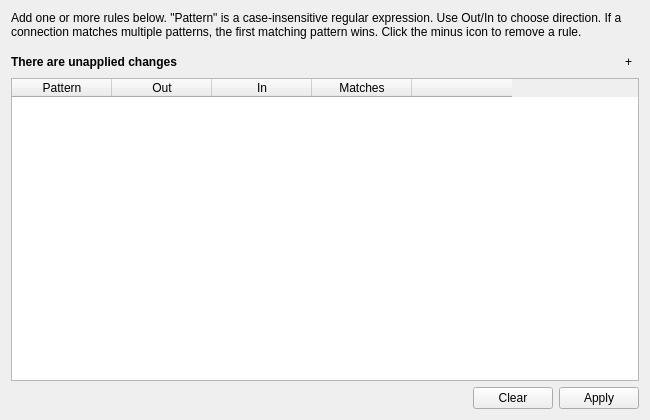
<?xml version="1.0" encoding="UTF-8"?>
<ui version="4.0">
 <class>SimulateOverflows</class>
 <widget class="QWidget" name="SimulateOverflows">
  <property name="geometry">
   <rect>
    <x>0</x>
    <y>0</y>
    <width>650</width>
    <height>420</height>
   </rect>
  </property>
  <property name="windowTitle">
   <string>Simulate Overflows</string>
  </property>
  <layout class="QVBoxLayout" name="verticalLayout">
   <item>
    <widget class="QLabel" name="explanationLabel">
     <property name="text">
      <string>Add one or more rules below. "Pattern" is a case-insensitive regular expression. Use Out/In to choose direction. If a connection matches multiple patterns, the first matching pattern wins. Click the minus icon to remove a rule.</string>
     </property>
     <property name="wordWrap">
      <bool>true</bool>
     </property>
     <property name="alignment">
      <set>Qt::AlignLeading|Qt::AlignLeft|Qt::AlignTop</set>
     </property>
    </widget>
   </item>
   <item>
    <spacer name="topSpacer">
     <property name="orientation">
      <enum>Qt::Vertical</enum>
     </property>
     <property name="sizeHint" stdset="0">
      <size>
       <width>20</width>
       <height>6</height>
      </size>
     </property>
    </spacer>
   </item>
   <item>
    <layout class="QHBoxLayout" name="topActionLayout">
     <item>
      <widget class="QLabel" name="unappliedLabel">
       <property name="text">
        <string>There are unapplied changes</string>
       </property>
       <property name="visible">
        <bool>false</bool>
       </property>
       <property name="font">
        <font>
         <bold>true</bold>
        </font>
       </property>
      </widget>
     </item>
     <item>
      <spacer name="topActionStretch">
       <property name="orientation">
        <enum>Qt::Horizontal</enum>
       </property>
       <property name="sizeType">
        <enum>QSizePolicy::Expanding</enum>
       </property>
       <property name="sizeHint" stdset="0">
        <size>
         <width>40</width>
         <height>20</height>
        </size>
       </property>
      </spacer>
     </item>
     <item>
      <widget class="QToolButton" name="addRowButton">
       <property name="toolTip">
        <string>Add a new rule</string>
       </property>
       <property name="text">
        <string>+</string>
       </property>
       <property name="autoRaise">
        <bool>true</bool>
       </property>
      </widget>
     </item>
    </layout>
   </item>
   <item>
    <widget class="QTableWidget" name="rulesTable">
     <property name="sizePolicy">
      <sizepolicy hsizetype="Expanding" vsizetype="Expanding">
       <horstretch>0</horstretch>
       <verstretch>1</verstretch>
      </sizepolicy>
     </property>
     <property name="columnCount">
      <number>5</number>
     </property>
     <property name="rowCount">
      <number>0</number>
     </property>
     <property name="selectionBehavior">
      <enum>QAbstractItemView::SelectRows</enum>
     </property>
     <property name="selectionMode">
      <enum>QAbstractItemView::SingleSelection</enum>
     </property>
     <property name="alternatingRowColors">
      <bool>true</bool>
     </property>
     <property name="cornerButtonEnabled">
      <bool>false</bool>
     </property>
     <property name="editTriggers">
      <set>QAbstractItemView::DoubleClicked|QAbstractItemView::EditKeyPressed|QAbstractItemView::SelectedClicked</set>
     </property>
     <attribute name="horizontalHeaderStretchLastSection">
      <bool>false</bool>
     </attribute>
     <attribute name="verticalHeaderVisible">
      <bool>false</bool>
     </attribute>
     <column>
      <property name="text">
       <string>Pattern</string>
      </property>
     </column>
     <column>
      <property name="text">
       <string>Out</string>
      </property>
     </column>
     <column>
      <property name="text">
       <string>In</string>
      </property>
     </column>
     <column>
      <property name="text">
       <string>Matches</string>
      </property>
     </column>
     <column>
      <property name="text">
       <string/>
      </property>
     </column>
    </widget>
   </item>
   <item>
    <layout class="QHBoxLayout" name="buttonRowLayout">
     <item>
      <spacer name="buttonRowStretch">
       <property name="orientation">
        <enum>Qt::Horizontal</enum>
       </property>
       <property name="sizeType">
        <enum>QSizePolicy::Expanding</enum>
       </property>
       <property name="sizeHint" stdset="0">
        <size>
         <width>40</width>
         <height>20</height>
        </size>
       </property>
      </spacer>
     </item>
     <item>
      <widget class="QPushButton" name="clearButton">
       <property name="toolTip">
        <string>Clear all overflow simulations</string>
       </property>
       <property name="text">
        <string>Clear</string>
       </property>
      </widget>
     </item>
     <item>
      <widget class="QPushButton" name="applyButton">
       <property name="toolTip">
        <string>Apply the current rules</string>
       </property>
       <property name="text">
        <string>Apply</string>
       </property>
      </widget>
     </item>
    </layout>
   </item>
  </layout>
 </widget>
 <resources/>
 <connections/>
</ui>
